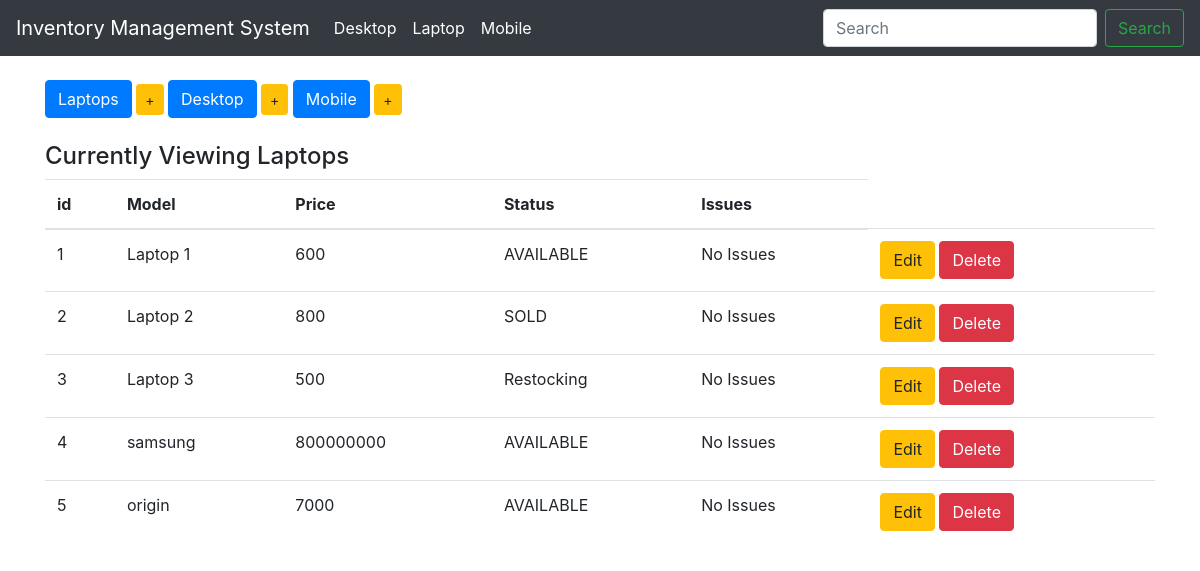
Before: /display_laptop with the older database file.
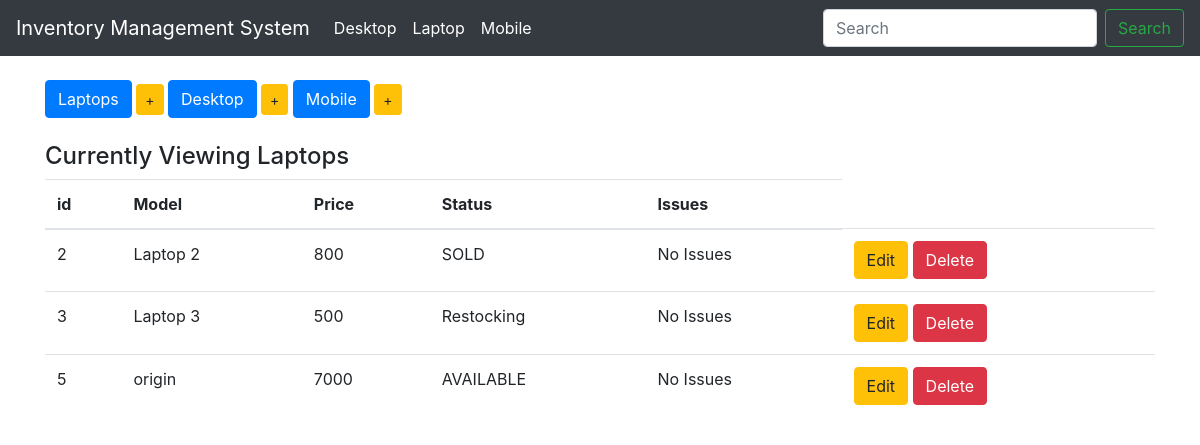
After: the same page with the newer database file.
### inventory/models.py (models this page shows, shortened)
class Device(models.Model):
    type = models.CharField(max_length=100, blank=False)
    price = models.IntegerField()
    choices = (
        ('AVAILABLE', 'Items Ready to be Purchase'),
        ('SOLD', 'Items Sold Out'),
        ('Restocking', 'Re stocking in few days'),
    )
    status = models.CharField(max_length=10, choices=choices, default="sold")
    issues = models.CharField(max_length=100, default="No Issues")
    class Meta:
        abstract = True

class Laptop(Device):
    pass

### inventory/views.py (the view)
# urls.py: url(r'^display_laptop$', display_laptops, name='display_laptops'),
def display_laptops(requests):
    items = Laptop.objects.all()
    context = {
        'items': items,
        'header': 'Laptops',
    }
    return render(requests, 'index.html', context)

### inventory/templates/index.html
{% extends 'base.html' %}
{% block body%}
<br>
<div class="button-group">
    <a href="{% url 'display_laptops' %}" class="btn btn-primary btn-md" role="button"> Laptops</a>
    <a href="{% url 'add_laptop' %}" class="btn btn-warning btn-sm" role="button"> + </a>
    <a href="{% url 'display_desktops' %}" class="btn btn-primary btn-md" role="button"> Desktop</a>
    <a href="{% url 'add_desktop' %}" class="btn btn-warning btn-sm" role="button"> + </a>
    <a href="{% url 'display_mobiles' %}" class="btn btn-primary btn-md" role="button"> Mobile</a>
    <a href="{% url 'add_mobile' %}" class="btn btn-warning btn-sm" role="button"> + </a>
</div>
<br>
<h4>Currently Viewing {{header}}</h4>
<table class="table table-hover">
    <thead>
    <tr>
        <th>id</th>
        <th>Model</th>
        <th>Price</th>
        <th>Status</th>
        <th>Issues</th>
    </tr>
    </thead>
    <tbody>
    {% for item in items %}
    <tr>
        <td> {{item.pk}}</td>
        <td> {{item.type}}</td>
        <td> {{item.price}}</td>
        <td> {{item.status}}</td>
        <td> {{item.issues}}</td>
        {% if header|lower == "laptops"%}
        <td>
            <a href="{% url 'edit_laptop' item.pk %}" class="btn btn-warning btn sm" role="button">Edit</a>
            <a href="{% url 'delete_laptop' item.pk %}" class="btn btn-danger btn sm" role="button">Delete</a>
        </td>
        {% elif header|lower == "desktops" %}
        <td>
            <a href="{% url 'edit_desktop' item.pk %}" class="btn btn-warning btn sm" role="button">Edit</a>
            <a href="{% url 'delete_desktop' item.pk %}" class="btn btn-danger btn sm" role="button">Delete</a>
        </td>
        {% else %}
        <td>
            <a href="{% url 'edit_mobile' item.pk %}" class="btn btn-warning btn sm" role="button">Edit</a>
            <a href="{% url 'delete_mobile' item.pk %}" class="btn btn-danger btn sm" role="button">Delete</a>
        </td>
        {% endif %}
    </tr>
    {% endfor %}
    </tbody>
</table>
{% endblock%}

### inventory/templates/base.html (shortened to what this page needs)
<!DOCTYPE html>
<html lang="en">
<head>
</head>
{% load static %}
<link rel="stylesheet" href="{% static '/css/style.css' %}">
<link rel="stylesheet" href="{% static '/css/bootstrap.min.css'%} ">
<body>
<nav class="navbar navbar-expand-lg navbar-dark bg-dark">
  <a class="navbar-brand" href="#">Inventory Management System</a>
  <div class="collapse navbar-collapse" id="navbarSupportedContent">
    <ul class="navbar-nav mr-auto">
      <li class="nav-item active">
        <a class="nav-link" href="{% url 'display_desktops' %}">Desktop</a>
      </li>
      <li class="nav-item active">
        <a class="nav-link" href="{% url 'display_laptops' %}">Laptop</a>
      </li>
      <li class="nav-item active">
        <a class="nav-link" href="{% url 'display_mobiles' %}">Mobile</a>
      </li>
    </ul>
    <form class="form-inline my-2 my-lg-0">
      <input class="form-control mr-sm-2" type="search" placeholder="Search" aria-label="Search">
      <button class="btn btn-outline-success my-2 my-sm-0" type="submit">Search</button>
    </form>
  </div>
</nav>
<div class="container">
    {% block body %}
    {% endblock %}
</div>
</body>
</html>

Changed rows visible on the page:
removed Laptop: pk "1", type "Laptop 1", price "600", status "AVAILABLE", issues "No Issues"
removed Laptop: pk "4", type "samsung", price "800000000", status "AVAILABLE", issues "No Issues"
